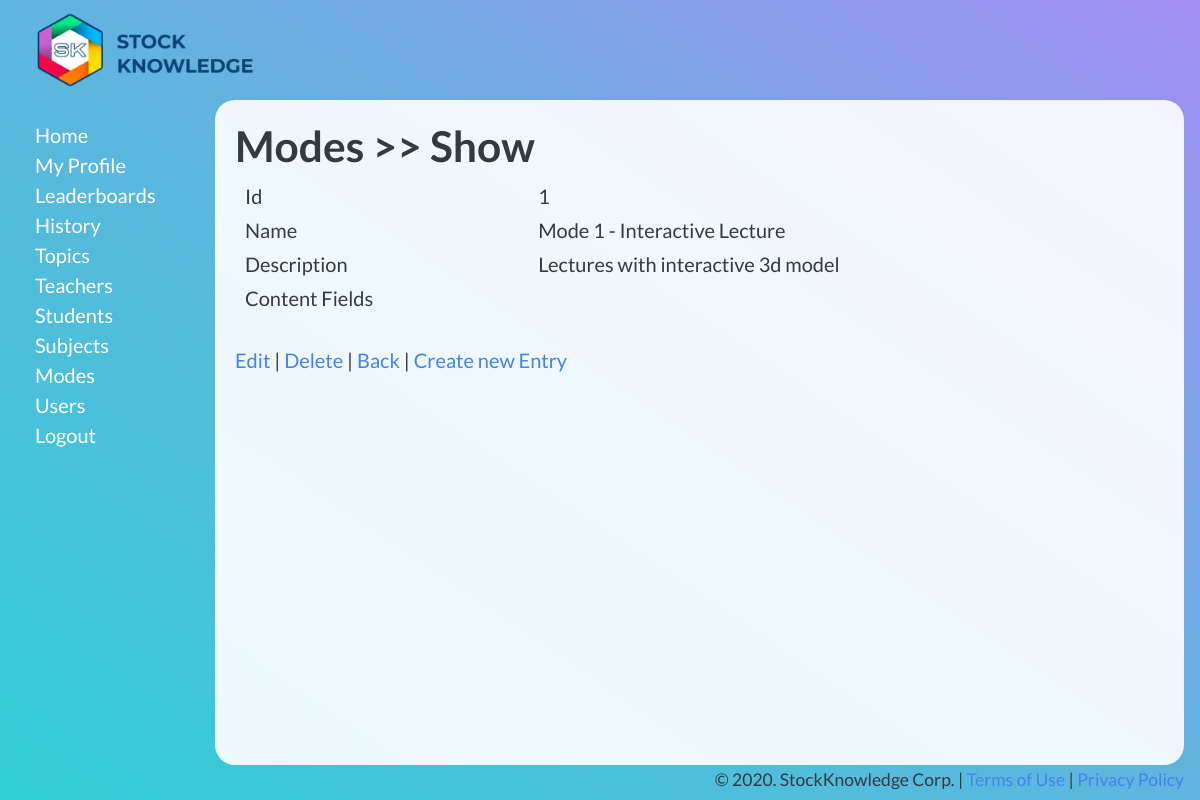
The page /admin/sk_modes/show.php?id=1 (signed in) on the database its author committed.
### tables this page shows
CREATE TABLE `sk_modes` (
  `id` int(11) NOT NULL,
  `name` text NOT NULL,
  `description` text NOT NULL,
  `content_fields` text NOT NULL
);

### admin/_conf.dba.inc.php (called while the page is built, shortened)
<?php
$dba = new dba;
$dba->server = "localhost";
$dba->user = "root";
$dba->password = "";
$home_url = 'http://localhost/SK-LMS-App/admin';
?>

### admin/_class.dba.inc.php (called while the page is built, shortened)
<?php
class dba {
  var $link_id  = 0;
  var $query_id = 0;
    var $server   = "";
    var $user     = "";
    var $password = "";
    function connect() {
        if( 0 == $this->link_id) {
            $this->link_id = mysqli_connect( $this->server, $this->user, $this->password);
        }
    }
    function query($query_string) {
        $this->query_id = mysqli_query($this->link_id,$query_string);
        return $this->query_id;
    }
    function fetch_array($query_id = -1) {
        if ($query_id != false) {
            $this->query_id=$query_id;
        }
        $this->record = mysqli_fetch_array( $this->query_id);
        return $this->record;
    }
}

### admin/sk_modes/show.php (the view, shortened to what this page needs)
<?php
require_once("../_class.dba.inc.php");
require_once("../_conf.dba.inc.php");
$query = "SELECT * FROM sk_modes WHERE id='".mysqli_real_escape_string($dba->link_id, $_REQUEST['id'])."' LIMIT 1";
$result = $dba->query($query);
$row = $dba->fetch_array($result);
?>
<html>
<head>
<link rel="stylesheet" type="text/css" media="screen" href="../style.css" />
<?php include('../header.php');?>
</head>
<body>
<?php include('../sidebar.php');?>
<div id="main-container"><div id="main">
<h1><?php echo $heading;?></h1>
<table class="show">
<tr>
	<td>Id</td>
	<td><?= $row["id"] ?></td>
</tr>
<tr>
	<td>Name</td>
	<td><?= $row["name"] ?></td>
</tr>
<tr>
	<td>Description</td>
	<td><?= $row["description"] ?></td>
</tr>
<tr>
	<td>Content Fields</td>
	<td><?= $row["content_fields"] ?></td>
</tr>
</table>
<br />
<a href="edit.php?id=<?php echo($row["id"]); ?>">Edit</a> | <a href="delete.php?id=<?php echo($row["id"]); ?>">Delete</a> | <a href="list.php">Back</a> | <a href="new.php">Create new Entry</a>
</div></div>
<?php include('../footer.php');?>
</body>
</html>

### admin/style.css (style rules this page uses)
body { background: rgb(163,142,243); background: linear-gradient(214deg, rgba(163,142,243,1) 0%, rgba(95,181,222,1) 50%, rgba(49,206,213,1) 100%); min-height: 100vh; width: 100%; font-family: 'Lato', sans-serif; font-size: 20px; line-height: 30px; }
#main-container { min-height: calc(100vh - 135px); background: rgba(255,255,255,0.9); border-radius: 20px; }
#main { padding: 20px; }
#main table th, #main table td { padding: 5px 10px; font-size: 20px; vertical-align: top; }
table { width: 100%; }

### rows shown on the page
sk_modes: id "1", name "Mode 1 - Interactive Lecture", description "Lectures with interactive 3d model"

### other values the page prints
$heading "Modes >> Show"
